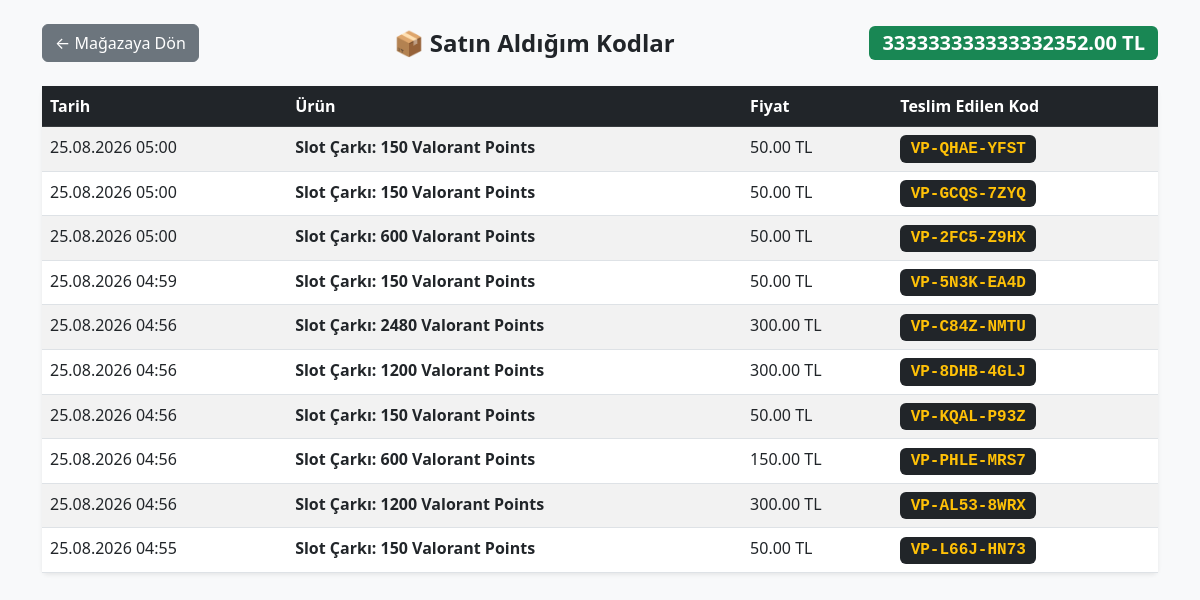
The page /orders on the database its author committed.
### tables this page shows
CREATE TABLE users (
                id INTEGER PRIMARY KEY AUTOINCREMENT,
                username TEXT UNIQUE,
                balance REAL DEFAULT 500.0
            );

CREATE TABLE orders (
                id INTEGER PRIMARY KEY AUTOINCREMENT,
                user_id INTEGER,
                product_title TEXT,
                price REAL,
                delivered_code TEXT,
                created_at TEXT
            );

### app.py (the view)
@app.route("/orders")
def orders():
    with get_db() as conn:
        cursor = conn.cursor()
        cursor.execute("SELECT balance FROM users WHERE id = 1")
        balance = cursor.fetchone()["balance"]
        cursor.execute("SELECT * FROM orders WHERE user_id = 1 ORDER BY id DESC")
        order_list = cursor.fetchall()
    return render_template("orders.html", balance=balance, orders=order_list)

### app.py (called while the page is built)
def get_db():
    conn = sqlite3.connect(DATABASE)
    conn.row_factory = sqlite3.Row
    return conn

### templates/orders.html (shortened to what this page needs)
<!DOCTYPE html>
<html lang="tr">
<head>
    <link href="https://cdn.jsdelivr.net/npm/bootstrap@5.3.0/dist/css/bootstrap.min.css" rel="stylesheet">
</head>
<body class="bg-light">
<div class="container py-4">
    <div class="d-flex justify-content-between align-items-center mb-4">
        <a href="/" class="btn btn-secondary">← Mağazaya Dön</a>
        <h4 class="fw-bold m-0">📦 Satın Aldığım Kodlar</h4>
        <span class="badge bg-success fs-5">{{ "%.2f"|format(balance) }} TL</span>
    </div>
    <div class="card border-0 shadow-sm">
        <div class="card-body p-0">
            <table class="table table-striped table-hover m-0">
                <thead class="table-dark">
                    <tr>
                        <th>Tarih</th>
                        <th>Ürün</th>
                        <th>Fiyat</th>
                        <th>Teslim Edilen Kod</th>
                    </tr>
                </thead>
                <tbody>
                    {% for order in orders %}
                    <tr>
                        <td>{{ order['created_at'] }}</td>
                        <td class="fw-bold">{{ order['product_title'] }}</td>
                        <td>{{ "%.2f"|format(order['price']) }} TL</td>
                        <td><span class="badge bg-dark font-monospace fs-6 text-warning">{{ order['delivered_code'] }}</span></td>
                    </tr>
                    {% else %}
                    <tr>
                        <td colspan="4" class="text-center py-4 text-muted">Henüz bir satın alım yapmadınız.</td>
                    </tr>
                    {% endfor %}
                </tbody>
            </table>
        </div>
    </div>
</div>
</body>
</html>

### rows shown on the page
users: balance "333333333333332352.00"
orders: created_at "25.08.2026 05:00", product_title "Slot Çarkı: 150 Valorant Points", price "50.00", delivered_code "VP-QHAE-YFST"
orders: created_at "25.08.2026 05:00", product_title "Slot Çarkı: 150 Valorant Points", price "50.00", delivered_code "VP-GCQS-7ZYQ"
orders: created_at "25.08.2026 05:00", product_title "Slot Çarkı: 600 Valorant Points", price "50.00", delivered_code "VP-2FC5-Z9HX"
orders: created_at "25.08.2026 04:59", product_title "Slot Çarkı: 150 Valorant Points", price "50.00", delivered_code "VP-5N3K-EA4D"
orders: created_at "25.08.2026 04:56", product_title "Slot Çarkı: 2480 Valorant Points", price "300.00", delivered_code "VP-C84Z-NMTU"
orders: created_at "25.08.2026 04:56", product_title "Slot Çarkı: 1200 Valorant Points", price "300.00", delivered_code "VP-8DHB-4GLJ"
orders: created_at "25.08.2026 04:56", product_title "Slot Çarkı: 150 Valorant Points", price "50.00", delivered_code "VP-KQAL-P93Z"
orders: created_at "25.08.2026 04:56", product_title "Slot Çarkı: 600 Valorant Points", price "150.00", delivered_code "VP-PHLE-MRS7"
orders: created_at "25.08.2026 04:56", product_title "Slot Çarkı: 1200 Valorant Points", price "300.00", delivered_code "VP-AL53-8WRX"
orders: created_at "25.08.2026 04:55", product_title "Slot Çarkı: 150 Valorant Points", price "50.00", delivered_code "VP-L66J-HN73"
